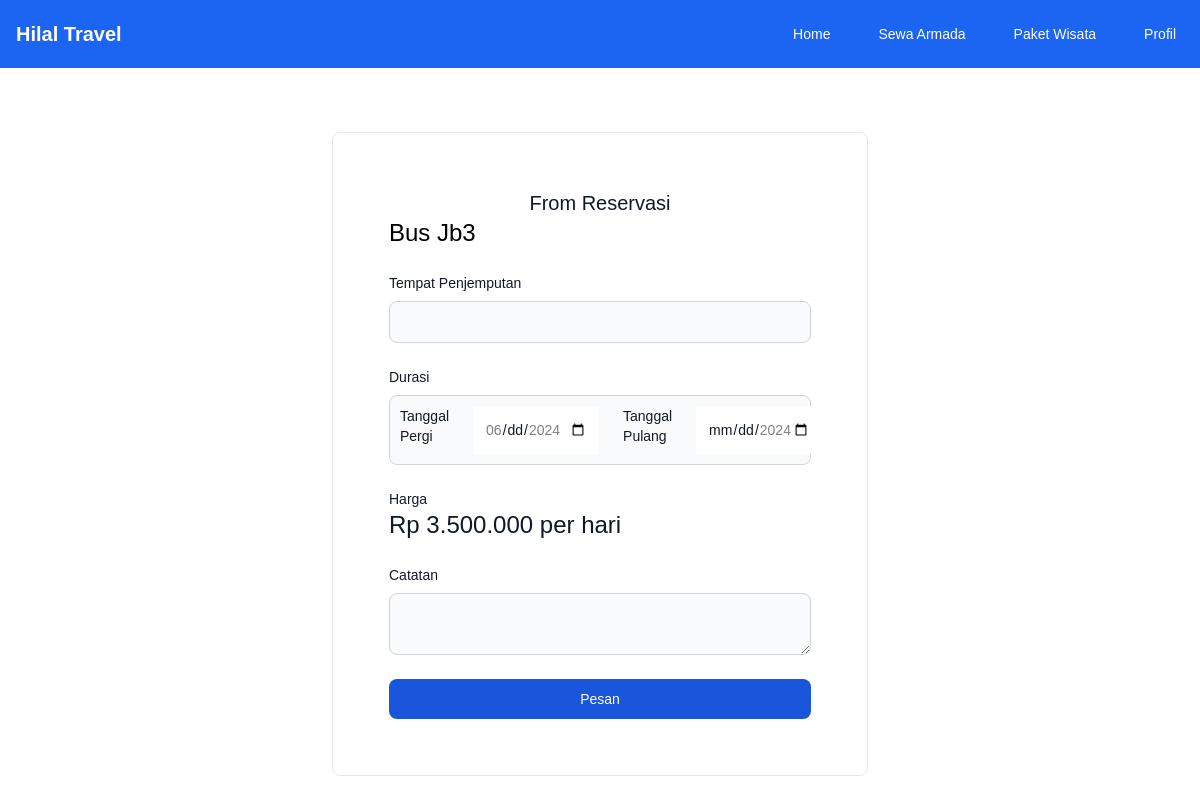
Page /app/user/armada/sewa.php?id=6660779a (signed in) on the earlier database version.
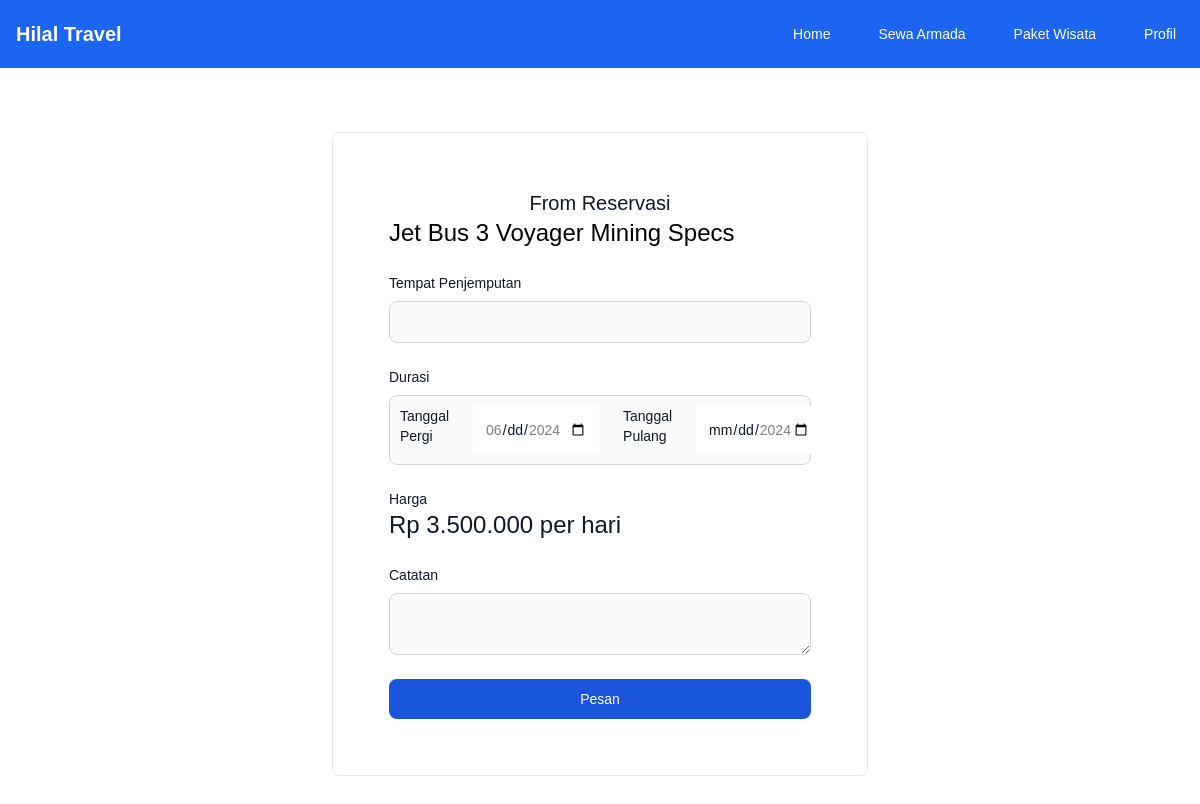
Same page on the later database version.
### tables this page shows
CREATE TABLE `kendaraan` (
  `ID_KENDARAAN` char(8) NOT NULL,
  `NAMA_KENDARAAN` varchar(64) NOT NULL,
  `HARGA_KENDARAAN` bigint(20) NOT NULL,
  `DESKRIPSI_KENDARAAN` varchar(256) NOT NULL,
  `GAMBAR_KENDARAAN` varchar(256) NOT NULL,
  `STATUS_KENDARAAN` tinyint(1) NOT NULL DEFAULT 1
);

### app/database.php (called while the page is built, shortened)
<?php
	function getKendaraanById($id) {
		try{
			$statement = DB->prepare("SELECT * FROM kendaraan where ID_KENDARAAN = :id");
			$statement->bindValue(':id',$id);
			$statement->execute();
			return $statement->fetch(PDO::FETCH_ASSOC);
		}
		catch(PDOException $err){
			echo $err->getMessage();
		}
	}
?>

### app/user/armada/sewa.php (the view, shortened to what this page needs)
<?php
    require("../../database.php");
    if (isset($_GET['id'])) {
      $kendaraan = getKendaraanById($_GET['id']);
    } else {
      $kendaraan = getKendaraanById($_POST['id_kendaraan']);
    }
?>
<!DOCTYPE html>
<html lang="en">
  <head>
    <link rel="stylesheet" href="<?= BASEURL ?>/dist/output.css">
  </head>
  <body>
    <header>
      <?php	include("../../../assets/inc/user/layouts/header.inc"); ?>
    </header>
    <main class="flex justify-center p-16">
      <div
        class="w-1/2 p-4 bg-white border border-gray-200 rounded-lg backdrop-blur-xl sm:p-6 md:p-14"
      >
        <h5 class="text-xl font-medium text-gray-900 text-center">
          From Reservasi
        </h5>
        <form class="space-y-6" action="" id="form" method="POST">
          <h2 class="text-2xl text-bold"><?= $kendaraan["NAMA_KENDARAAN"]; ?></h2>
          <?php
          $id = $_SESSION['id'];
          $inc = BASEPATH.'/assets/inc/user/armada/sewa.php';
          if (isset($_POST['submit'])) {
            sewa($_POST, $id, $kendaraan['ID_KENDARAAN']);
            echo "<h6>pemesanan berhasil, silahkan lakukan pembayaran di menu riwayat pemesanan</h6>";
            exit();
          } else {
              include $inc;
          }
          ?>
        </form>
      </div>
    </main>
  </body>
</html>

### assets/inc/user/armada/sewa.php (shortened to what this page needs)
<div>
  <label
    for="titik"
    class="block mb-2 text-sm font-medium text-gray-900"
    >Tempat Penjemputan</label
  >
  <input
    type="text"
    name="titik"
    id="titik"
    class="bg-gray-50 border border-gray-300 text-gray-900 text-sm rounded-lg focus:ring-blue-500 focus:border-blue-500 block w-full p-2.5"
    required
  />
</div>
<div>
  <label
    for="password"
    class="block mb-2 text-sm font-medium text-gray-900"
    >Durasi</label
  >
  <div
    class="flex gap-6 bg-gray-50 border border-gray-300 text-gray-900 text-sm rounded-lg focus:ring-blue-500 focus:border-blue-500 w-full p-2.5"
  >
    <label for="start" class="block mb-2 text-sm font-medium text-gray-900">Tanggal Pergi</label>
    <input class="text-sm border-0" type="date" name="start" id="start"
      min="<?php
        $date = new DateTime(date('Y-m-d'));
        $date->modify('+2 day');
        echo $date->format('Y-m-d');
      ?>"
      max="<?php
        $date->modify('+5 day');
       echo $date->format('Y-m-d');
      ?>"
      required/>
    <label for="end" class="block mb-2 text-sm font-medium text-gray-900">Tanggal Pulang</label>
    <input class="text-sm border-0" type="date" name="end" id="end"
      min="<?php
        $end = new DateTime(date('Y-m-d'));
        $end->modify('+3 day');
        echo $end->format('Y-m-d');
      ?>"
      max="<?php
        $end->modify('+29 day');
        echo $end->format('Y-m-d');
      ?>"
      required
    />
  </div>
</div>
<div>
  <label
    class="block mb-2 text-sm font-medium text-gray-900"
    >Harga<label
  >
  <h2 class="text-2xl text-bold"><?= "Rp " . number_format($kendaraan["HARGA_KENDARAAN"], 0, ',', '.');?> per hari</h2>
</div>
<div>
  <label
    for="catatan"
    class="block mb-2 text-sm font-medium text-gray-900"
    >Catatan</label
  >
  <textarea
    type="text"
    name="catatan"
    id="catatan"
    class="bg-gray-50 border border-gray-300 text-gray-900 text-sm rounded-lg focus:ring-blue-500 focus:border-blue-500 block w-full p-2.5"
    required
  ></textarea>
</div>
<button
  id="pay-button"
  type="submit"
  name="submit"
  class="w-full text-white bg-blue-700 hover:bg-blue-800 focus:ring-4 focus:outline-none focus:ring-blue-300 font-medium rounded-lg text-sm px-5 py-2.5 text-center"
>
  Pesan
</button>

Differences in the rows shown:
changed kendaraan: NAMA_KENDARAAN "Bus Jb3" → "Jet Bus 3 Voyager Mining Specs"
